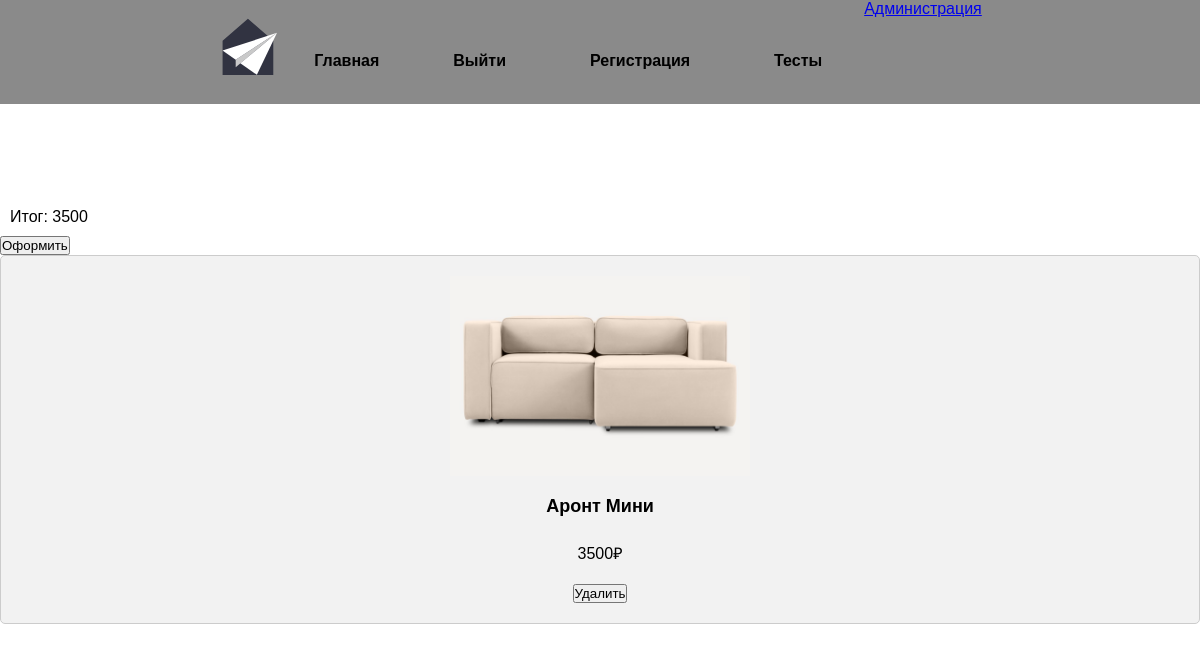
The app's page /local/pages/shoppingCart.php (signed in) with its own data.
### tables this page shows
CREATE TABLE `Cart` (
  `id` int(11) NOT NULL,
  `client_id` int(11) NOT NULL,
  `product_id` int(11) DEFAULT NULL
);

CREATE TABLE `Product` (
  `id` int(11) NOT NULL,
  `name` varchar(255) NOT NULL,
  `price` int(11) NOT NULL,
  `image_path` longtext NOT NULL
);

### local/pages/shoppingCart.php (the view, shortened to what this page needs)
<!DOCTYPE html>
<html lang="en">
<head>
    <link rel="stylesheet" href="../css/product.css">
</head>
<body>
    <?php require("../php/header.php");?><br><br><br><br><br><br><br><br><br><br><br>
    <div class="makeOrder">
        <?php
            require("../php/connect.php");
            $sql = 'SELECT SUM(price) as total from Cart
            INNER join Product on Cart.product_id = Product.id WHERE client_id = '.$_SESSION['id'];
            if($result = $conn->query($sql))
            {
                foreach ($result as $row) {
                    echo "<p>Итог: ".$row['total']."</p>";
                }
            }
        ?>
        <button type="submit">Оформить</button>
    </div>
    <div class="product-list">
    <?php
            require("../php/connect.php");
            $sql = "SELECT * FROM Cart
                INNER JOIN Product ON Cart.product_id = Product.id
                WHERE client_id = ".$_SESSION['id'];
            if($result = $conn->query($sql))
            {
                foreach ($result as $row) {
                    echo "<form action='../php/deleteProduct.php' method='post'>";
                    echo "<div class='product-item'>";
                    echo "<img class='product-img' src='".'../'.$row['image_path']."'/>";
                    echo "<p class='product-title'>".$row['name']."</p>";
                    echo "<p class='product-price'>".$row['price'].'₽'."</p>";
                    echo "<input type='submit' class='delete' value='Удалить' />";
                    echo "</div>";
                    echo "</form>";
                }
            }
        ?>
    </div>
</body>
</html>

### local/css/product.css (style rules this page uses)
.product-list { display: grid; grid-template-columns: repeat(auto-fit, minmax(300px, 1fr)); gap: 20px; }
.product-item { display: flex; flex-direction: column; align-items: center; justify-content: center; padding: 20px; background-color: #f2f2f2; border: solid 1px #ccc; border-radius: 5px; }
.product-img { width: 300px; height: 200px; object-fit: cover; margin-bottom: 10px; }
.product-title { font-size: 18px; font-weight: bold; margin-bottom: 5px; }
.product-price { font-size: 16px; margin-bottom: 10px; }

### local/style.css (style rules this page uses)
* { margin: 0; padding: 0; box-sizing: border-box; }
body { font-family: Arial, sans-serif; background-color: rgb(97, 97, 97)34); }
h1, p { margin: 0; padding: 10px; }

### records on screen
cart: product.image_path (picture), product.name "Аронт Мини", product.price "3500"

### other values on screen
$row['total'] "3500"
